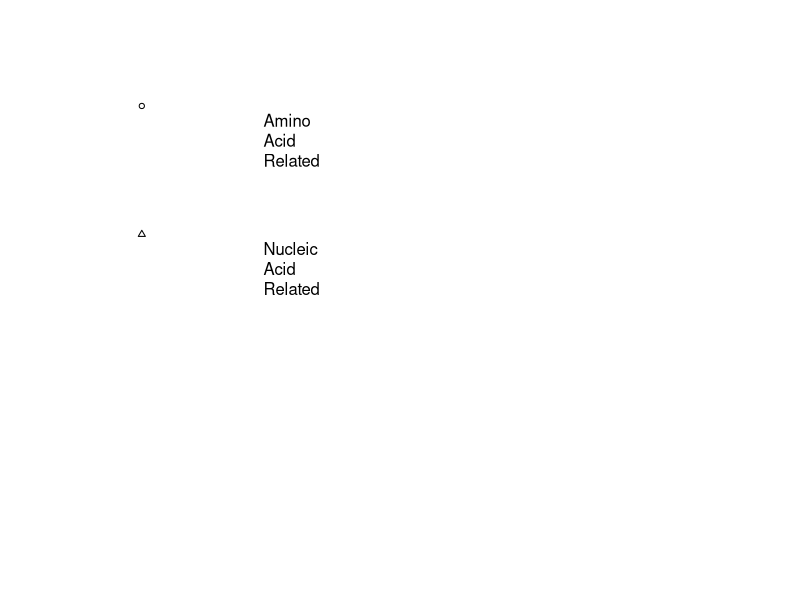

Here is the R script that generated this plot:
# RRR

plot(x = 1:10, y = 1:10, type = "n", ann = F, axes = F)

points(x = 1.5, y = 9.8, pch = 1, xpd = NA, cex = .7)
text(x = 3.25, y = 9, labels = "Amino\nAcid\nRelated", adj = 0, xpd = NA)

points(x = 1.5, y = 6.8, pch = 2, xpd = NA, cex = .7)
text(x = 3.25, y = 6, labels = "Nucleic\nAcid\nRelated", adj = 0, xpd = NA)
